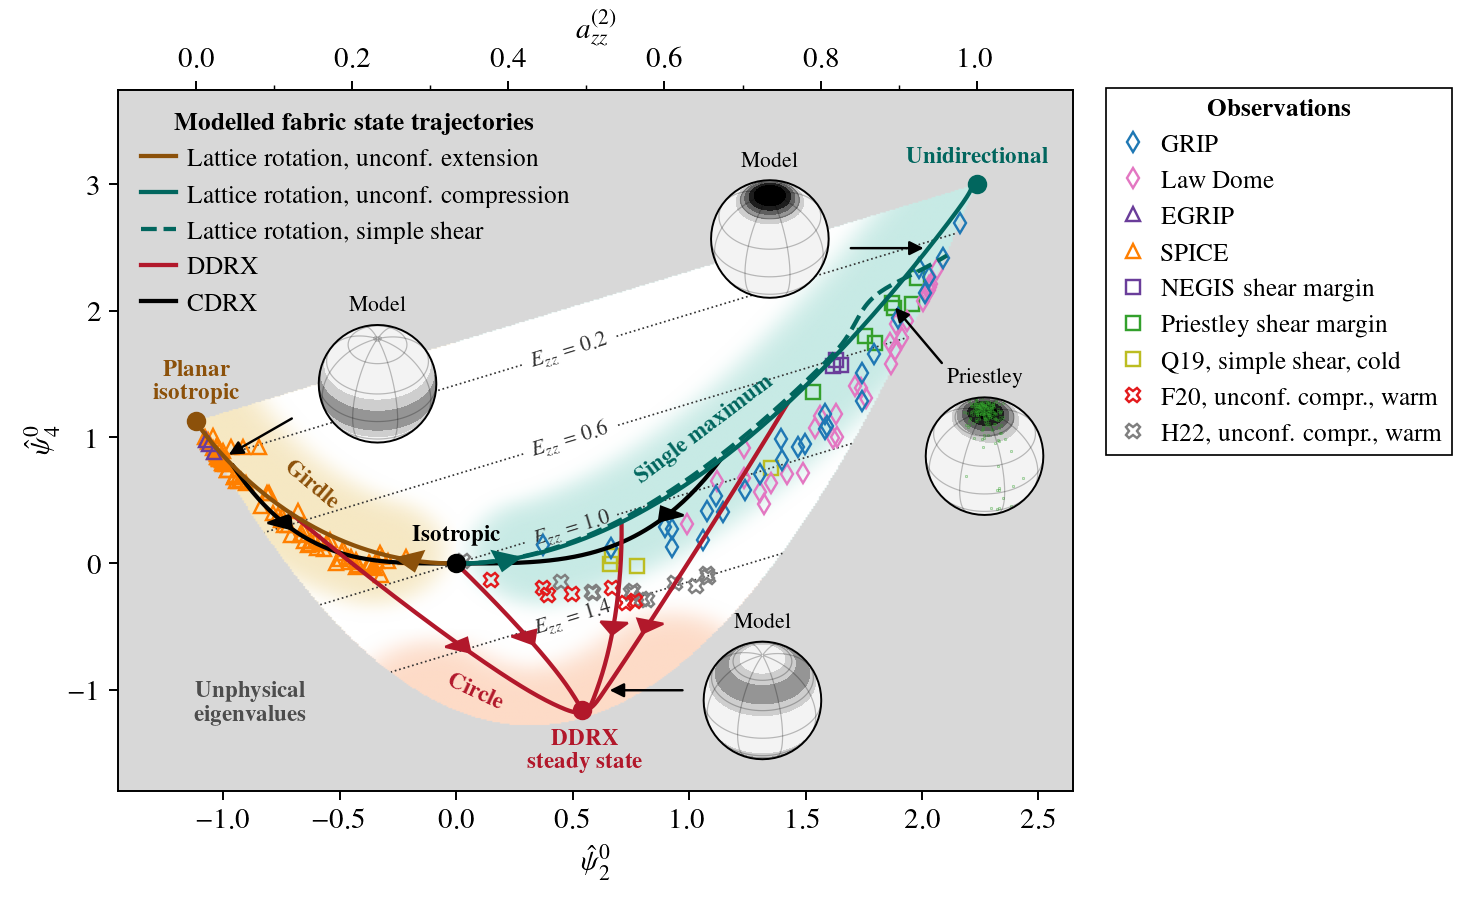

Recreate this plot in Python.
# N. M. Rathmann <rathmann@nbi.ku.dk>, 2022

"""
Fabric state-space diagram comparing model trajectories to data (Lilien et al., 2022)
"""

import sys, os, copy, code # code.interact(local=locals())
import numpy as np
import quaternion as qt # pip3 install numpy-quatern
import pandas as pd
import pickle, glob
from progress.bar import Bar

import matplotlib.pyplot as plt
import matplotlib.gridspec as gridspec
import cartopy.crs as ccrs

from localheader import *
from experiments import * # experiment definitions (data structures for experiment files, etc.)
sys.path.insert(0, '../../../demo') # for importing local specfabpy build (if available) and common python header
from header import * # contains matplotlib setup etc.
from specfabpy import specfabpy as sf
from sfconstants import *

SELFNAME = sys.argv[0][:-3] # used as prefix for pickled files
os.system('mkdir -p specfab-state-trajectories')
def pfile(fname): return "specfab-state-trajectories/%s--%s.p"%(SELFNAME, fname) # full path name for pickled files

#--------------------
# Flags
#--------------------

INTEGRATE_MODEL = 0  # Generate model lines? Else load saved Pickle files.
DEBUG           = 0  # Low-resolution plotting, etc.
            
#--------------------
# Config
#--------------------

Nt = 300 # Number of specfab integration steps

if DEBUG: 
    L = 8 # Spectral truncation for debugging (faster plotting)
    RES = 2*50 
    RESX, RESY = int(RES/2), RES
else:
    L = 20 # Spectral truncation 
    RESX = RESY = 5*100
    
#--------------------
# Experimental data to plot
#--------------------

# All data (Gerber et al., 2023)
experiments = (expr_GRIP, expr_LAWDOME,  expr_EGRIP_MAIN, expr_SPICE, expr_EGRIP_S5, expr_Priestley, expr_Qi, expr_Fan_10,expr_Fan_4, expr_Hunter) 

# Lilien et al. (2022)
#experiments = (expr_GRIP, expr_LAWDOME,  expr_EGRIP_MAIN, expr_SPICE, expr_Priestley, expr_Qi, expr_Fan_10,expr_Fan_4, expr_Hunter) 

# DEBUG
#experiments = (expr_GRIP,)

#--------------------
# Load pre-processed correlations (see process-experiments.py)
#--------------------

correlations = []

for expr in experiments:
    fcorr = "observed-states/%s.p"%(expr['path']) 
    print('=== Loading correlations: %s ==='%(fcorr))
    corr = pickle.load(open(fcorr, "rb"))
    corr['n20'] /= normfac # Normalization
    corr['n40'] /= normfac
    corr['n60'] /= normfac
    correlations.append(corr) 
    
#--------------------
# Modeled correlations
#--------------------

lm, nlm_len = sf.init(L) 

def integrate_model(nlm0, Mtype, ugrad, dt, Nt=Nt, rotate=False, name=None):

    eps = (ugrad+np.transpose(ugrad))/2 # Symmetric part (strain-rate)
    omg = (ugrad-np.transpose(ugrad))/2 # Anti-symmetric part (spin)

    nlm = np.zeros((Nt,nlm_len), dtype=np.complex64)
    nlm[0,:] = nlm0 # Initial state 
    nlmr = nlm.copy() # nlm array for rotated c-axis distribution
             
    # Euler integration 
    with Bar('dt=%.3e, Nt=%i :: L=%i (nlm_len=%i) ::'%(dt,Nt,L,nlm_len), max=Nt-1, fill='#', suffix='%(percent).1f%% - %(eta)ds') as bar:
        for tt in np.arange(1,Nt):

            nlm_prev = nlm[tt-1,:]
                
            if Mtype == 'LROT':
                iota, zeta = 1, 0
                M_LROT = sf.M_LROT(nlm_prev, eps, omg, iota, zeta)
                M_REG  = sf.M_REG(nlm_prev, eps)
                M      = M_LROT + M_REG
                
            if Mtype == 'DDRX':
                M = 1e-0*sf.M_DDRX(nlm_prev,eps)

            if Mtype == 'CDRX':
                M = 1e-2*sf.M_CDRX(nlm_prev)

            nlm[tt,:] = nlm_prev + dt*np.matmul(M, nlm_prev)

            if rotate:
                a2 = sf.a2(nlm[tt,:])
                (v1_colat, v1_lon, _) = get_v_angles(a2)
                nlmr[tt,:] = sf.rotate_nlm( nlm[tt,:], 0, -v1_lon)
                nlmr[tt,:] = sf.rotate_nlm(nlmr[tt,:], -v1_colat, 0)
            else:
                nlmr[tt,:] = nlm[tt,:] # no rotation requested, just copy the unrotated solution
            
            bar.next()

    if name is not None:
        pickle.dump([nlm, nlmr, lm, nlm_len], open(pfile(name), "wb"))

    return nlm, nlmr


if INTEGRATE_MODEL:

    print('*** Generating model trajectories from scratch. You can re-use the saves trajectories to avoid re-calculating them by setting INTEGRATE_MODEL=1')

    ### Solve for state-vector time evolution
    
    nlm_iso = np.zeros((nlm_len), dtype=np.complex64)
    nlm_iso[0] = normfac
    nlm_cc, _  = integrate_model(nlm_iso, 'LROT', +np.diag([.5, .5, -1]), 0.014, name='cc') # confined compression (cc)
    nlm_ce, _  = integrate_model(nlm_iso, 'LROT', -np.diag([.5, .5, -1]), 0.007, name='ce') # confined extension (ce)
    _, nlmr_ss = integrate_model(nlm_iso, 'LROT', +np.array([[0,1,0], [0,0,0], [0,0,0]]), 0.030, name='ss', rotate=True) # simple vertical shear (ss)

    f_nlm_init = lambda nlm, n20_ref: nlm[np.argmin(np.abs(nlm[:,3]-n20_ref)), :] 
    nlm_ddrx1, _ = integrate_model(f_nlm_init(nlm_ce, -0.20), 'DDRX', +np.diag([.5, .5, -1]), 5*0.05, name='ddrx1') # DDRX trajectory 1
    nlm_ddrx2, _ = integrate_model(f_nlm_init(nlm_cc, +0.00), 'DDRX', +np.diag([.5, .5, -1]), 5*0.05, name='ddrx2') # DDRX trajectory 2
    nlm_ddrx3, _ = integrate_model(f_nlm_init(nlm_cc, +0.20), 'DDRX', +np.diag([.5, .5, -1]), 5*0.05, name='ddrx3') # DDRX trajectory 3
    nlm_ddrx4, _ = integrate_model(f_nlm_init(nlm_cc, +0.40), 'DDRX', +np.diag([.5, .5, -1]), 5*0.05, name='ddrx4') # DDRX trajectory 4
    
    nlm_cdrx1, _ = integrate_model(f_nlm_init(nlm_ce, -0.27), 'CDRX', +np.diag([.5, .5, -1]), 5*0.05, name='cdrx1') # DDRX trajectory 1
    nlm_cdrx2, _ = integrate_model(f_nlm_init(nlm_cc, +0.32), 'CDRX', +np.diag([.5, .5, -1]), 5*0.05, name='cdrx2') # DDRX trajectory 1
    
### Load solutions
nlm_cc, _,  lm, nlm_len = pickle.load(open(pfile('cc'), "rb"))
nlm_ce, _,  lm, nlm_len = pickle.load(open(pfile('ce'), "rb"))
_, nlmr_ss, lm, nlm_len = pickle.load(open(pfile('ss'), "rb"))

nlm_ddrx1, _, lm, nlm_len = pickle.load(open(pfile('ddrx1'), "rb"))
nlm_ddrx2, _, lm, nlm_len = pickle.load(open(pfile('ddrx2'), "rb"))
nlm_ddrx3, _, lm, nlm_len = pickle.load(open(pfile('ddrx3'), "rb"))    
nlm_ddrx4, _, lm, nlm_len = pickle.load(open(pfile('ddrx4'), "rb"))

nlm_cdrx1, _, lm, nlm_len = pickle.load(open(pfile('cdrx1'), "rb"))
nlm_cdrx2, _, lm, nlm_len = pickle.load(open(pfile('cdrx2'), "rb"))
                
### Normalize
nlm_cc    = np.array([ nlm_cc[tt,:]/nlm_cc[tt,0]   for tt in np.arange(Nt) ])
nlm_ce    = np.array([ nlm_ce[tt,:]/nlm_ce[tt,0]   for tt in np.arange(Nt) ])
nlmr_ss   = np.array([ nlmr_ss[tt,:]/nlmr_ss[tt,0] for tt in np.arange(Nt) ])
nlm_ddrx1 = np.array([ nlm_ddrx1[tt,:]/nlm_ddrx1[tt,0] for tt in np.arange(Nt) ])
nlm_ddrx2 = np.array([ nlm_ddrx2[tt,:]/nlm_ddrx2[tt,0] for tt in np.arange(Nt) ])
nlm_ddrx3 = np.array([ nlm_ddrx3[tt,:]/nlm_ddrx3[tt,0] for tt in np.arange(Nt) ])
nlm_ddrx4 = np.array([ nlm_ddrx4[tt,:]/nlm_ddrx4[tt,0] for tt in np.arange(Nt) ])
nlm_cdrx1 = np.array([ nlm_cdrx1[tt,:]/nlm_cdrx1[tt,0] for tt in np.arange(Nt) ])
nlm_cdrx2 = np.array([ nlm_cdrx2[tt,:]/nlm_cdrx2[tt,0] for tt in np.arange(Nt) ])


#--------------------
# Polynomial-fitted correlation curve used by Gerber et al. (2022)
#--------------------

if 0:
    ### ***NEEDS UPDATING IF TO BE USED AGAIN***
    
    Ne_girdle = 0
    Ne_smax   = 1
    x_model = np.hstack(( np.flipud(np.real(nlmr_sf[:,Ne_girdle,3])),  np.real(nlmr_sf[:,Ne_smax,3])))
    y_model = np.hstack(( np.flipud(np.real(nlmr_sf[:,Ne_girdle,10])), np.real(nlmr_sf[:,Ne_smax,10])))

    pc = np.polyfit(x_model, y_model, 4)  # Last argument is degree of polynomial
    #print("Coefficient values:\n", pc)
    p_model = np.poly1d(pc)
    p_fit = p_model(x_model)
    #print(p_fit-y_model)

    pickle.dump([x_model, y_model, pc, p_model], open("corrpoly.p", "wb"))


#--------------------
# Construct plot
#--------------------

ms = 6.0
mse = 7 # end-member case points
FSLEG = FS-1.5
FSANNO = FS-2.5

c_girdle = '#8c510a' 
c_smax   = '#01665e'
c_ddrx   = '#b2182b'
c_cdrx   = 'k'

cl_smax   = np.array([199,234,229])/255
cl_girdle = np.array([246,232,195])/255
cl_circle = np.array([253,219,199])/255

legkwargs = {'handlelength':1.4, 'framealpha':1.0, 'fancybox':False, 'handletextpad':0.4, 'borderpad':0.37, 'edgecolor':'k'}

### Setup figure

scale = 4.7
fig = plt.figure(figsize=(1.8*scale,1.1*scale))
plt.subplots_adjust(left=0.08, right=0.725, top=0.90, bottom=0.125)
ax = plt.gca()
xlims, ylims = [-1.45,2.65], [-1.8,3.75]
sc = np.diff(ylims)/np.diff(xlims)
x = np.linspace(xlims[0],xlims[1],RESX)
y = np.linspace(ylims[0],ylims[1],RESY)

### Determine valid subspace (valid eigenvalues)

validregion = np.zeros((RESY, RESX)) # 0 = invalid, 1 = valid 
validregion_lowerbound = np.zeros((RESX)) # points along lower boundary, used for colouring the background (shading) of subspace with ~circle fabrics.
print('Determining subspace of valid eigenvalues...', end='')
for xii, x_ in enumerate(x):
    for yii, y_ in enumerate(y): 
        nlm_ = np.zeros((nlm_len), dtype=np.complex64) # The expansion coefficients
#        nlm_[0], nlm_[3], nlm_[10] = normfac, x_, y_
        nlm_[0], nlm_[3], nlm_[10] = 1, x_, y_
        a2_ = sf.a2(nlm_) # diagional
        a2_eigvals = np.sort(np.diag(a2_))
        Q1,Q2,Q3,Q4,Q5,Q6, a4_eigvals = sf.a4_eigentensors(nlm_)
        isvalid_a2_eig = (np.amin(a2_eigvals)>=0) and (np.amax(a2_eigvals)<=1)  
        isvalid_a4_eig = (np.amin(a4_eigvals)>=0) and (np.amax(a4_eigvals)<=1)
        validregion[yii,xii] = isvalid_a2_eig and isvalid_a4_eig
    validregion_lowerbound[xii] = y[np.argmax(validregion[:,xii])]
            
print('done')

### Determine subspace shadings

imdat = np.empty((RESY, RESX, 4), dtype=float) # color (0,1,2) and alpha (3)

# LATROT
xmodel_latrot = np.concatenate((nlm_ce[:, 3],nlm_cc[:, 3]))
ymodel_latrot = np.concatenate((nlm_ce[:,10],nlm_cc[:,10]))
I_latrot = np.argwhere(np.abs(xmodel_latrot)>0.1/normfac) # make white shading near isotropy
xmodel_latrot = xmodel_latrot[I_latrot]
ymodel_latrot = ymodel_latrot[I_latrot] 

# DDRX
I_DDRX = np.arange(int(RESY*3.3/10),int(RESX*5.8/10))
xmodel_DDRX = x[I_DDRX]
ymodel_DDRX = validregion_lowerbound[I_DDRX]

# Join all model points
xmodel = np.append(xmodel_latrot, xmodel_DDRX)
ymodel = np.append(ymodel_latrot, ymodel_DDRX)

print('Determining shading regions for different fabric types...', end='')
y_cutoff = np.interp(x, (xlims[0],0.1/normfac,xlims[-1]), np.array([-0.15,-0.15,0.125])/normfac)
for xii, x_ in enumerate(x):
    for yii, y_ in enumerate(y): 
        if validregion[yii,xii]:
            distnn = np.amin( np.sqrt(np.real((x_-xmodel)**2 + (1/sc*(y_-ymodel))**2)) ) # distance from model-line points
            var, expo, ycutoff = 1e-3, 6, -0.14/normfac
            imdat[yii,xii,-1] = np.exp(-distnn**expo/var) # set alpha depending on distance to model lines/points
            if y_ > y_cutoff[xii]: # assume single max or girdle fabric
                if x_<0: imdat[yii,xii,0:-1] = cl_girdle
                else:    imdat[yii,xii,0:-1] = cl_smax
            else: # circle fabric
               imdat[yii,xii,0:-1] = cl_circle
               imdat[yii,xii,-1] = np.exp(-distnn**expo/(1.75*var))
        else: 
            imdat[yii,xii,0:-1] = [0.85]*3 # bad 
            imdat[yii,xii,-1] = 1
print('done')

# Plot valid/invalid subspaces and fabric-type shadings within valid subspace
im = ax.imshow(imdat, aspect='auto', extent=[np.amin(xlims), np.amax(xlims), np.amin(ylims), np.amax(ylims)], origin='lower', zorder=1)

### Determine E_zz

Ezz = np.zeros((RESY, RESX)) 
(Eij_grain, alpha, n_grain) = sfconst.ice['viscoplastic']['linear'] # Optimal n'=1 (lin) grain parameters (Rathmann and Lilien, 2021)
print('Determining E_zz ...', end='')
for xii, x_ in enumerate(x):
    for yii, y_ in enumerate(y): 
        if validregion[yii,xii]:
            nlm_ = np.zeros((nlm_len), dtype=np.complex64) # The expansion coefficients
            nlm_[0], nlm_[3], nlm_[10] = 1, x_, y_
            m, t = np.array([0,0,1]), np.array([1,0,0])
            mm, mt = np.tensordot(m,m, axes=0), np.tensordot(m,t, axes=0)
            tau_ps_mm = 1*(np.identity(3)-3*mm) 
            Ezz[yii,xii] = sf.Evw_tranisotropic(nlm_, mm,tau_ps_mm, Eij_grain,alpha,n_grain)
        else:
            Ezz[yii,xii] = np.nan
                
print('done')

lvls = np.arange(0.2,1.6+1e-3,0.4)
CS = plt.contour(x,y,Ezz, levels=lvls, linewidths=0.7, linestyles=':', colors='0.2')
manual_locations = [(0.51, y_) for y_ in np.linspace(-0.5, 1.5, len(lvls))]
ax.clabel(CS, CS.levels, inline=True, fmt=r'$E_{zz}=%.1f$', fontsize=FS-3, manual=manual_locations)

### Model lines

hwmul=0.75
h_cdrx1 = plot_trajectory(ax, nlm_cdrx1, arrpos=15, c=c_cdrx, hwmul=hwmul)
h_cdrx2 = plot_trajectory(ax, nlm_cdrx2, arrpos=13, c=c_cdrx, hwmul=hwmul)

h_ddrx1 = plot_trajectory(ax, nlm_ddrx1, arrpos=40, c=c_ddrx, hwmul=hwmul)
h_ddrx2 = plot_trajectory(ax, nlm_ddrx2, arrpos=22, c=c_ddrx, hwmul=hwmul)
h_ddrx3 = plot_trajectory(ax, nlm_ddrx3, arrpos=28, c=c_ddrx, hwmul=hwmul)
h_ddrx4 = plot_trajectory(ax, nlm_ddrx4, arrpos=46, c=c_ddrx, hwmul=hwmul)

h_ss = plot_trajectory(ax, nlmr_ss, arrpos=None, c=c_smax, ls='--')
h_cc = plot_trajectory(ax, nlm_cc, arrpos=9,  c=c_smax)
h_ce = plot_trajectory(ax, nlm_ce, arrpos=17, c=c_girdle)

h_modellines = [h_ce, h_cc, h_ss, h_ddrx1, h_cdrx1]
legend_strings = ['Lattice rotation, unconf. extension', 'Lattice rotation, unconf. compression', 'Lattice rotation, simple shear', 'DDRX', 'CDRX']
legend_modellines = plt.legend(h_modellines, legend_strings, title=r'{\bf Modelled fabric state trajectories}', title_fontsize=FSLEG, loc=2, ncol=1, fontsize=FSLEG, frameon=False, **legkwargs)

### End-member cases

# Isotropic state
ax.plot(0,0,'o', ms=mse, c='k', label=None, zorder=20)
dytext = 0.04/normfac
plt.text(0, 0+dytext, r'{\bf Isotropic}', color='k', ha='center', va='bottom', fontsize=FSANNO)

# Unidirectional/delta-function (single max)
n20_delta = np.real(sp.sph_harm(0, 2, 0,0))/normfac
n40_delta = np.real(sp.sph_harm(0, 4, 0,0))/normfac
ax.plot(n20_delta,n40_delta, marker='o', ms=mse, ls='none', c=c_smax, label=None)
plt.text(n20_delta, n40_delta+dytext, '{\\bf Unidirectional}', color=c_smax, ha='center', va='bottom', ma='center', fontsize=FSANNO)

# Planar (great circl) isotropy 
x, y = np.array([1,0,0]), np.array([0,1,0])
x2, y2 = np.einsum('i,j',x,x), np.einsum('i,j',y,y)
x4, y4 = np.einsum('i,j,k,l',x,x,x,x), np.einsum('i,j,k,l',y,y,y,y)
xy_sym = np.einsum('i,j',x,y) + np.einsum('i,j',y,x)
xy2 = x2 + y2
a2 = x2/2 + y2/2
a4 = x4/4 + y4/4 + np.einsum('ij,kl',xy2,xy2)/8 + np.einsum('ij,kl',xy_sym,xy_sym)/8 
nlm_girdle = np.real(sf.a4_to_nlm(a4))
#print(nlm_girdle, nlm_girdle[3],nlm_girdle[10])
x_, y_ = np.real(nlm_girdle[3])/normfac, np.real(nlm_girdle[10])/normfac
ax.plot(x_, y_, marker='o', ms=mse, ls='none', c=c_girdle, label=None)
plt.text(x_, y_+dytext, '{\\bf Planar}\n\\bf{isotropic}', color=c_girdle, ha='center', va='bottom', ma='center', fontsize=FSANNO)

# DDRX steady state
x_, y_ = np.real(nlm_ddrx2[-1,3]),np.real(nlm_ddrx2[-1,10])
ax.plot(x_, y_, marker='o', ms=mse, fillstyle='full', ls='none', c=c_ddrx, label=None)
plt.text(x_+0.01, y_-dytext, '{\\bf DDRX}\n\\bf{steady state}', color=c_ddrx, ha='center', va='top', ma='center', fontsize=FSANNO)

# Shading labels
plt.text(0.3/normfac, 0.18/normfac, '{\\bf Single maximum}', color=c_smax, ha='center', rotation=37, fontsize=FSANNO)
plt.text(-0.175/normfac, 0.125/normfac, '{\\bf Girdle}', color=c_girdle, ha='center', rotation=-40, fontsize=FSANNO)
plt.text(0.025/normfac, -0.325/normfac, '{\\bf Circle}', color=c_ddrx, ha='center', rotation=-25, fontsize=FSANNO)

plt.text(-0.25/normfac, -0.35/normfac, '{\\bf Unphysical}\n\\bf{eigenvalues}', color='0.3', ha='center', rotation=0, fontsize=FSANNO)

### Plot ODF insets?

if 1:

    inclination = 50 # view angle
    rot0 = -90
    rot = -20 + rot0 
    prj = ccrs.Orthographic(rot, 90-inclination)
    geo = ccrs.Geodetic()     

    W = 0.13 # ax width
    tickintvl=1

    ### Load measured data
    
    df = pd.read_csv('observed-states/Priestley-007.ctf.csv')
    sphcoords = qt.as_spherical_coords(qt.as_quat_array(df.to_numpy()[:,:-1]))
#    sphcoords = qt.as_spherical_coords(qt.as_quat_array(df.to_numpy()[::30,:]))
    qcolat, qlon = sphcoords[:,0], sphcoords[:,1] # COLAT [0;pi], LON [0;2pi]
    # Add reflected vector, too, for consistency
    qcolat = np.hstack((qcolat, np.pi-qcolat))
    qlon   = np.hstack((qlon, qlon-np.pi))
    qlat = np.pi/2 - qcolat 
    # Spectral coefs
    lm, nlm_len = sf.init(4)
    nlm_L4 = np.zeros((nlm_len), dtype=np.complex64) # The expansion coefficients
    caxes = np.array([ [np.cos(p)*np.sin(t), np.sin(p)*np.sin(t), np.cos(t)] for t, p in zip(qcolat,qlon) ])
    a2 = np.array([ np.einsum('i,j',c,c)         for c in caxes]).mean(axis=0)
    a4 = np.array([ np.einsum('i,j,k,l',c,c,c,c) for c in caxes]).mean(axis=0)
    nlm_L4[:16] = sf.a4_to_nlm(a4)
    nlm_L4 /= normfac
    # Rotated frame 
    (v1_colat, v1_lon, _) = get_v_angles(a2)
    nlmr_L4 = nlm_L4
    nlmr_L4 = sf.rotate_nlm(nlm_L4, 0, -v1_lon)
    nlmr_L4 = sf.rotate_nlm(nlmr_L4, +v1_colat, 0)
    # Rotated caxes
    Ry = np.matrix([[np.cos(-v1_colat),0,np.sin(-v1_colat)],[0,1,0],[-np.sin(-v1_colat),0,np.cos(-v1_colat)]]) # R_y
    Rz = np.matrix([[np.cos(-v1_lon),-np.sin(-v1_lon),0],[np.sin(-v1_lon),np.cos(-v1_lon),0],[0,0,1]]) # R_z
    caxes = np.array([np.einsum('ij,jk,k',Ry,Rz,cax) for cax in caxes])
    qlonr   = np.arctan2(caxes[:,1],caxes[:,0]) # arctan2(y,x)
    qcolatr = np.arccos(caxes[:,2])  
    qlatr   =  np.pi/2 - qcolatr
    
    ### Modeled data
    
    arrmag = 0.1
    arr = lambda ang: arrmag*np.array([np.cos(np.deg2rad(ang)),np.sin(np.deg2rad(ang))])
    ODF_plots = (\
        {'nlm':nlm_cc[int(Nt*5/10),:],    'title':'Model',    'cax':None, 'axloc':(0.455, 0.67), 'darr':arr(180), 'lvlmax':0.8}, \
        {'nlm':nlm_ce[int(Nt*6/10),:],    'title':'Model',    'cax':None, 'axloc':(0.19, 0.51), 'darr':arr(30),  'lvlmax':0.5}, \
        {'nlm':nlm_ddrx4[int(Nt*4/10),:], 'title':'Model',    'cax':None, 'axloc':(0.45, 0.16), 'darr':arr(0),   'lvlmax':0.45}, \
        {'nlm':nlmr_L4,                   'title':'Priestley','cax':(qlatr,qlonr,expr_Priestley['color']), 'darr':arr(-50), 'axloc':(0.60, 0.43), 'lvlmax':0.8}, \
    )

    for ODF in ODF_plots:

        axpos = [ODF['axloc'][0],ODF['axloc'][1], W,W]
        axin = plt.axes(axpos, projection=prj) #, transform=ax.transData)
        axin.set_global()
        
        nlm = ODF['nlm']*normfac
        lvls = np.linspace(0.0,ODF['lvlmax'],6)
    
        F, lon,lat = discretize_ODF(nlm, lm)
        F[F<0] = 0 # fix numerical/truncation errors
        h = axin.contourf(np.rad2deg(lon), np.rad2deg(lat), F, transform=ccrs.PlateCarree(), levels=lvls, extend=('max' if lvls[0]==0.0 else 'both'), cmap='Greys', nchunk=5) # "nchunk" argument must be larger than 0 for constant-ODF (e.g. isotropy) is plotted correctly.

        # Arrow to ODF state
        n20_, n40_ = np.real(nlm[3])/normfac, np.real(nlm[10])/normfac
        ax.annotate("", xy=(n20_, n40_), xycoords='data', \
                        xytext=(n20_+ODF['darr'][0]/normfac, n40_+sc**2*ODF['darr'][1]/normfac), textcoords='data', \
                        arrowprops=dict(arrowstyle="-|>", connectionstyle="arc3", facecolor='black'),zorder=20)            

        # Add grid lines
        kwargs_gridlines = {'ylocs':np.arange(-90,90+30,30), 'xlocs':np.arange(0,360+45,45), 'linewidth':0.5, 'color':'black', 'alpha':0.25, 'linestyle':'-'}
        gl = axin.gridlines(crs=ccrs.PlateCarree(), **kwargs_gridlines)
        gl.xlocator = mticker.FixedLocator(np.array([-135, -90, -45, 0, 90, 45, 135, 180]))

        if ODF['cax'] is not None:
            qlatd, qlond = get_deg(ODF['cax'][0], ODF['cax'][1])
            axin.plot(qlond, qlatd, ls='none', marker='o', markersize=0.16, color=ODF['cax'][2], transform=geo) 
       
        axin.set_title(ODF['title'], fontsize=FS-3)

### Experimental data points

for ii,expr in enumerate(experiments):
    x = correlations[ii]['n20'] # n_2^0
    y = correlations[ii]['n40'] # n_4^0
    if expr['type']=='ss':  mrk = 's'
    if expr['type']=='ue':  mrk = '^'
    if expr['type']=='uc':  mrk = 'd'
    if expr['type']=='ucw': mrk = 'X'
    ax.plot(x,y, ms=ms, ls='none', color=expr['color'], fillstyle='none', marker=mrk, label=expr['plotname'], zorder=1+(len(experiments)-ii))

### Aux

plt.sca(ax)
plt.xlabel(r'$\hat{\psi}_2^0$')
plt.ylabel(r'$\hat{\psi}_4^0$')

leg = plt.legend(bbox_to_anchor=(1.41,1.02), title=r'{\bf Observations}', title_fontsize=FSLEG, fontsize=FSLEG, frameon=True, **legkwargs); 
leg.get_frame().set_linewidth(0.7);
ax.add_artist(legend_modellines)

### Limits

plt.xlim(xlims)
plt.ylim(ylims)
#xticks = np.arange(xlims[0],xlims[1]+1e-3,0.25)
#ax.set_xticks(xticks[2::2])
#ax.set_xticks(xticks[::1], minor=True)

### Second x axis for a_zz^(2) comparrison 

secax = ax.secondary_xaxis('top', functions=(n20_to_azz, azz_to_n20))
secax.set_xlabel(r'$a^{(2)}_{zz}$')
xticks = np.arange(0,1+1e-3,0.1)
secax.set_xticks(xticks[0::2])
secax.set_xticks(xticks[::1], minor=True)

### Save figure

#plt.tight_layout()
plt.savefig('%s.png'%(SELFNAME), dpi=175)
plt.close()
